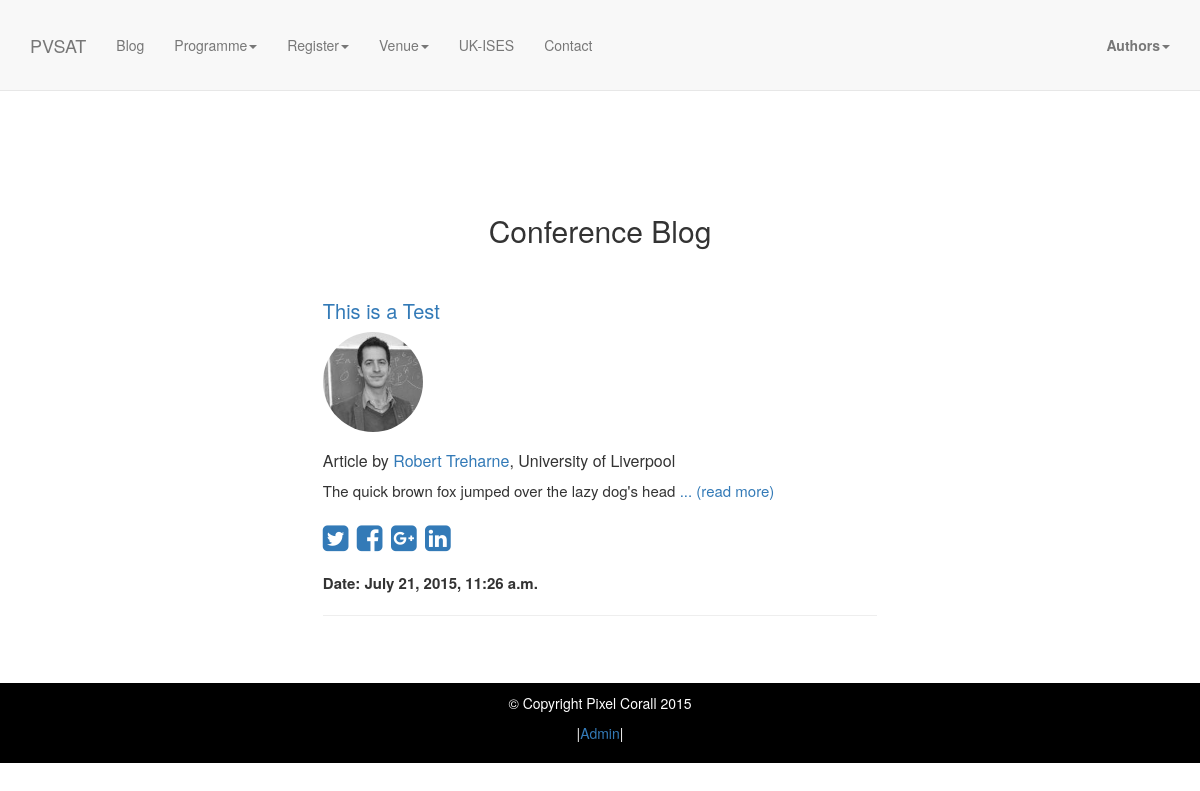
Page /blog/ on the earlier database version.
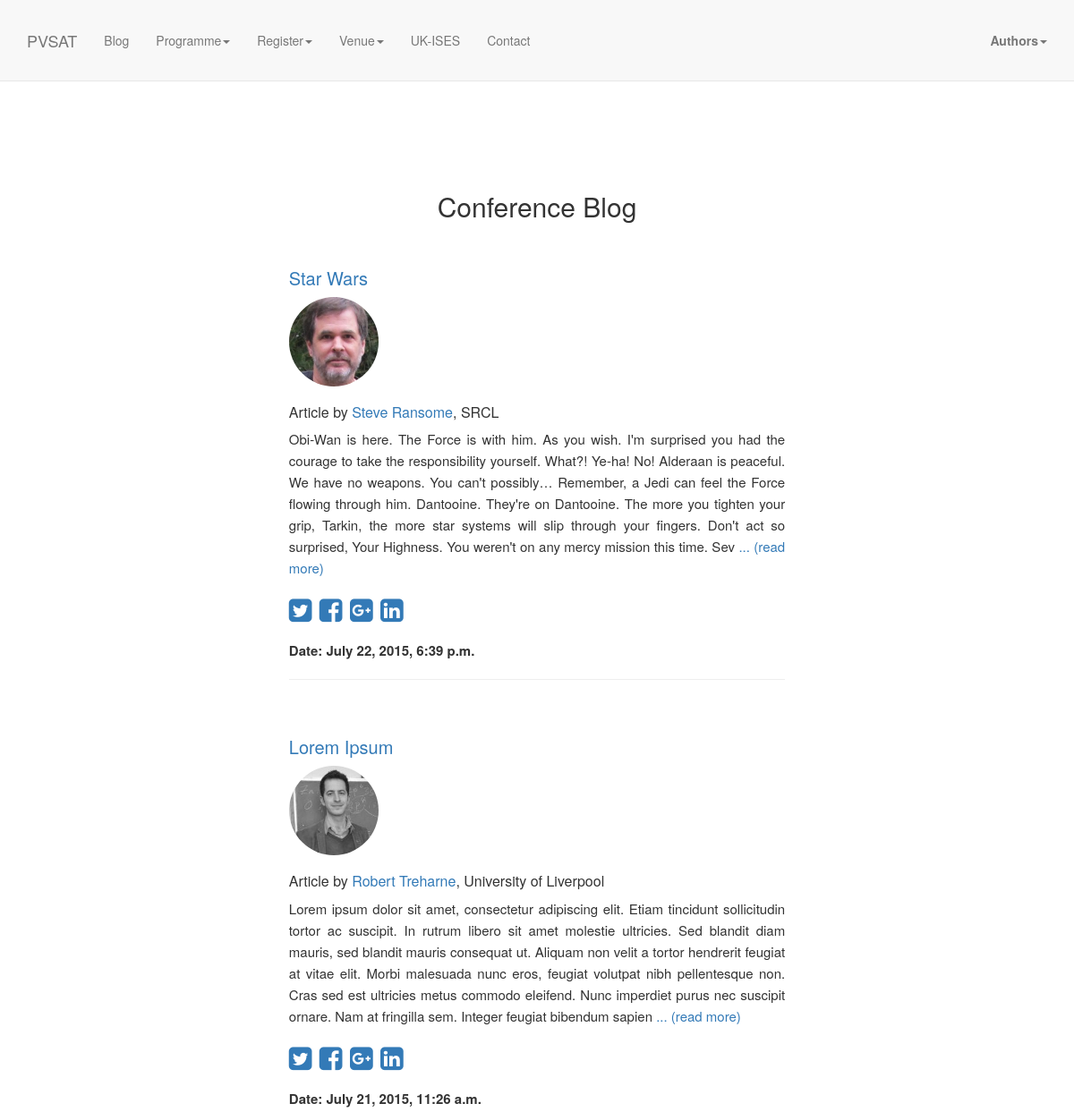
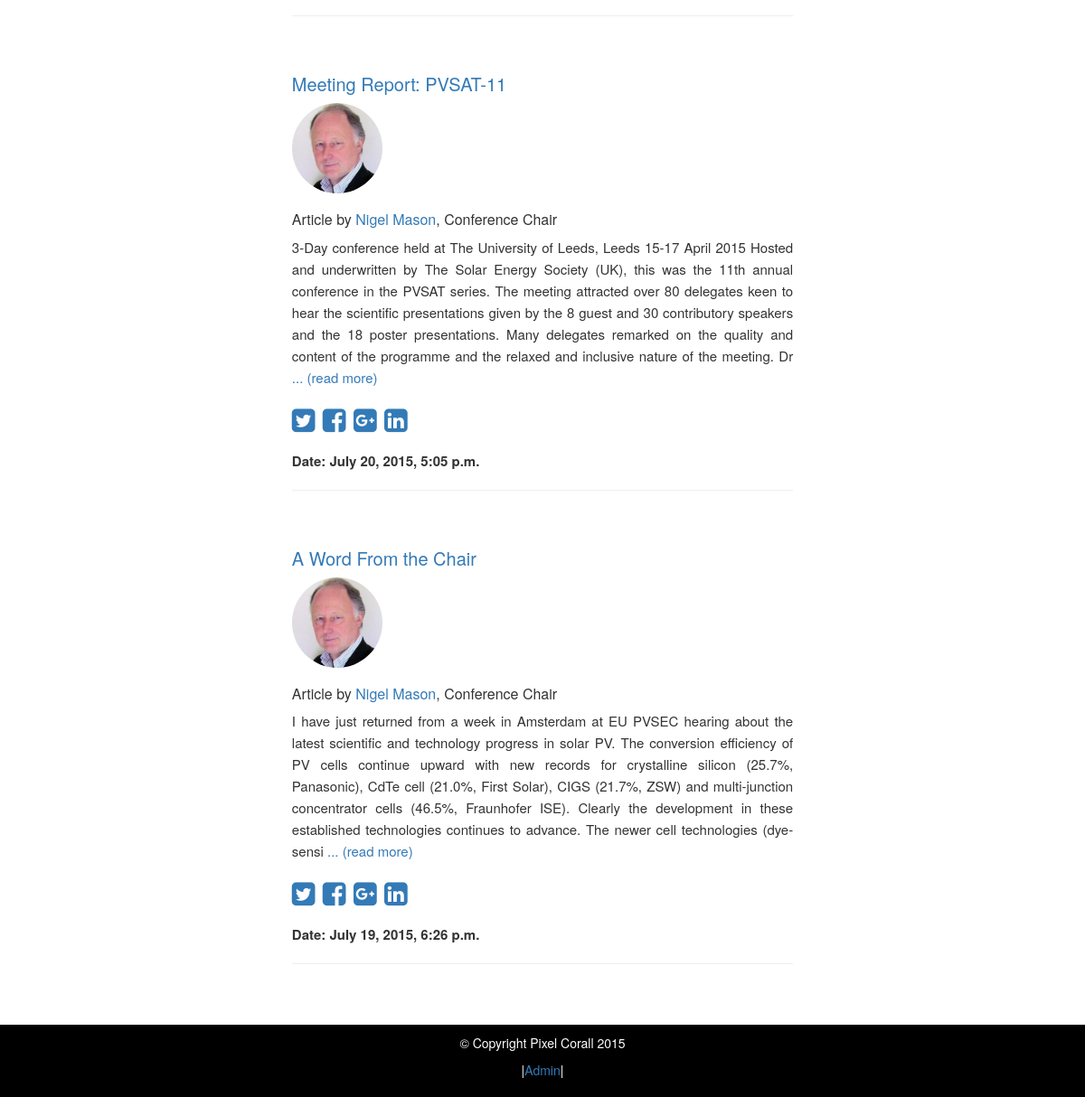
Same page on the later database version (2 pictures, top to bottom).
### blog/models.py (models this page shows, shortened)
class Article(models.Model):
    author = models.ForeignKey(BlogUser)
    title = models.CharField(max_length=200)
    body = models.TextField()
    pub_date = models.DateTimeField('date published')
    pic = ImageField(upload_to='blog_images', blank=True)

class BlogUser(models.Model):
    author = models.ForeignKey(UserProfile)

### authors/models.py (models this page shows, shortened)
class UserProfile(models.Model):
    user = models.OneToOneField(User)
    affiliation = models.CharField(max_length=128, blank = True)
    picture = ImageField(upload_to='user_images', default='static/img/avatar.png')
    url = models.URLField(blank=True)
    linkedin = models.URLField(blank=True)
    twitter = models.URLField(blank=True)
    bio = models.TextField(max_length=2000, blank=True)

### blog/views.py (the view)
def articles(request):
    articles = Article.objects.order_by('-pub_date')
    return render(request, 'articles.html', {'articles': articles})

### blog/templates/articles.html
{% extends "base.html" %}
{% block content %}
    <section id="blog" class="blog-section-blog">
        <div class="container">
            <div class="row">
                <div class="col-lg-12">
                    <h2 class="center">Conference Blog</h2>
                    <div class="articles">
                    {% for article in articles %}
					<section id="{{article.id}}">
						<h3><a href="/blog/{{article.id}}">{{article.title}}</a></h3>
					<a href="/programme/profiles/{{article.author.author.user.id}}"><img class="profile-pic" src="/media/{{article.author.author.picture}}"></a>
					<h4>Article by <a href="/programme/profiles/{{article.author.author.user.id}}">{{article.author.author.user.first_name}} {{article.author.author.user.last_name}}</a>, {{article.author.author.affiliation}}</h4>
					<p>{{article.body|slice:":480"}} <a href="/blog/{{article.id}}">... (read more)</a></p>
					<p class="share">
					<a href="https://twitter.com/intent/tweet?text='{{article.title|slice:":50"}} ...' by {{article.author.author.user.first_name}} {{article.author.author.user.last_name}} robtreharne.pythonanywhere.com/blog/{{article.id}}/ @PVSAT12 @livuni %23pvsatblog" target=="_blank"><i class="fa fa-twitter-square"></i></a>
					<a href="https://www.facebook.com/sharer/sharer.php?u=robtreharne.pythonanywhere.com/blog/{{article.id}}/" target="_blank"><i class="fa fa-facebook-square"></i></a>
						<a href="https://plus.google.com/share?url=robtreharne.pythonanywhere.com/blog/{{article.id}}/"><i class="fa fa-google-plus-square" target=="_blank"></i></a>
						<a href="https://www.linkedin.com/shareArticle?mini=true&url=robtreharne.pythonanywhere.com/blog/{{article.id}}/&title={{article.title}}&summary=PVSAT-12 blog article by {{article.author.author.user.first_name}} {{article.author.author.user.last_name}}" target=="_blank"><i class="fa fa-linkedin-square"></i></a>
					</p>
                    <p><strong>Date: {{article.pub_date}}</strong></p>
                    <hr />
                    <br />
                    {% endfor %}
					</section>
                </div>
                </div>
            </div>
        </div>
    </section>
{% endblock %}

Differences in the rows shown:
added Article: title "Star Wars", author.author.picture (picture), author.author.user.first_name "Steve", author.author.user.last_name "Ransome", author.author.affiliation "SRCL", body "Obi-Wan is here. The Force is with him. As you wish. I'm surprised you had the courage to take the responsibility yourself. What?! Ye-ha! No! Alderaan is peaceful. We have no weapons. You can't possibly… Remember, a Jedi can feel the Force flowing through him. Dantooine. They're on Dantooine. The more you tighten your grip, Tarkin, the more star systems will slip through your fingers. Don't act so surprised, Your Highness. You weren't on any mercy mission this time. Sev", pub_date "July 22, 2015, 6:39 p.m."
changed Article "Robert": title "This is a Test" → "Lorem Ipsum"; body "The quick brown fox jumped over the lazy dog's head" → "Lorem ipsum dolor sit amet, consectetur adipiscing elit. Etiam tincidunt sollicitudin tortor ac suscipit. In rutrum libero sit amet molestie ultricies. Sed blandit diam mauris, sed blandit mauris consequat ut. Aliquam non velit a tortor hendrerit feugiat at vitae elit. Morbi malesuada nunc eros, feugiat volutpat nibh pellentesque non. Cras sed est ultricies metus commodo eleifend. Nunc imperdiet purus nec suscipit ornare. Nam at fringilla sem. Integer feugiat bibendum sapien"
added Article: title "Meeting Report: PVSAT-11", author.author.picture (picture), author.author.user.first_name "Nigel", author.author.user.last_name "Mason", author.author.affiliation "Conference Chair", body "3-Day conference held at The University of Leeds, Leeds 15-17 April 2015 Hosted and underwritten by The Solar Energy Society (UK), this was the 11th annual conference in the PVSAT series. The meeting attracted over 80 delegates keen to hear the scientific presentations given by the 8 guest and 30 contributory speakers and the 18 poster presentations. Many delegates remarked on the quality and content of the programme and the relaxed and inclusive nature of the meeting. Dr", pub_date "July 20, 2015, 5:05 p.m."
added Article: title "A Word From the Chair", author.author.picture (picture), author.author.user.first_name "Nigel", author.author.user.last_name "Mason", author.author.affiliation "Conference Chair", body "I have just returned from a week in Amsterdam at EU PVSEC hearing about the latest scientific and technology progress in solar PV. The conversion efficiency of PV cells continue upward with new records for crystalline silicon (25.7%, Panasonic), CdTe cell (21.0%, First Solar), CIGS (21.7%, ZSW) and multi-junction concentrator cells (46.5%, Fraunhofer ISE). Clearly the development in these established technologies continues to advance. The newer cell technologies (dye-sensi", pub_date "July 19, 2015, 6:26 p.m."
